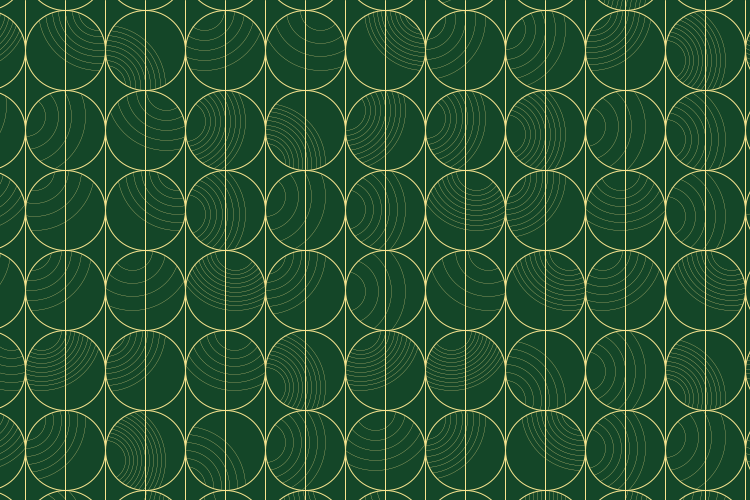
Frame 1 (no input)
Frame 60 (the mouse pressed at the canvas centre just before this capture): identical to frame 1, image omitted
Frame 120 (the mouse held since frame 60 and released just before this capture): identical to frame 1, image omitted

The Processing sketch that drew this single still picture (run headless with seeded random() and noise(); from frame 60 on, the mouse is pressed at the canvas centre):

// Processing sketch: S003_only_murders_in_the_building
// ── S003_only_murders_in_the_building.pde
color iro1,iro2;
float offx, offy;
int d;
int n;

//Sol sol;
ArrayList<Sol> soles;

void setup() {
  
  size(750,500);
  
 
  iro1 = color(20,70,40);
  iro2 = color(249,229,143);
  
  d = 40;

  offx = random(d);
  offy = random(d); 
 
  soles = new ArrayList<Sol>();
  
  int k=0;
  for (int i=-1; i<int(width/(2*d)+1); i++) {
    float xe = i*2*d + d + offx;
    for (int j=-1; j<int(height/(2*d)+1); j++) {
      float ye = j*2*d + d + offy;
      k += 1;
      soles.add(new Sol(k,d,xe,ye));
    }
  }
  println(soles.size());
  
}

void draw() {
 
  background(iro1);
  for (Sol sol: soles) {
    sol.debuxar();
  }
  
  noFill();
  stroke(iro2);
  strokeWeight(1);
  float xe, ye;
  for (int i=-1; i<int(width/(2*d)+1); i++) {
    xe = i*2*d + d + offx;
    for (int j=-1; j<int(height/(2*d)+1); j++) {
      ye = j*2*d + d + offy;
      circle(xe,ye,2*d);
    }
  }
  for (int i=0; i<int(width/d)+1; i++) {
      xe = i*2*d + offx;
      line(xe,0,xe,height);
      xe += d;
      line(xe,0,xe,height);
  }  
}

// ── Sol.pde
class Sol {
  
  int d;
  int dni;
  float x,y;
  PGraphics pg, mask;
  
  Sol(int _k, int _d, float _x, float _y) {
    x = int(_x);
    y = int(_y);
    d = _d;
    dni = _k;
    
    pg = createGraphics(2*d+1, 2*d+1);
    pg.beginDraw();
    pg.noStroke();
    pg.fill(iro1);
    pg.circle(d,d,2*d);
    pg.noFill();
    pg.rect(0,0,2*d,2*d);
    pg.noFill();
    pg.stroke(iro2);
    pg.strokeWeight(0.25);
    
    int _xyz = int(random(8))+4;
    PVector pos = random_point_in_square();
    
    for (int k=0; k<_xyz; k++) {
      float r = map(k,0,_xyz-1,3*d,d);
      pg.circle(pos.x,pos.y,r);
    }
    pg.endDraw();
    
    
    mask = createGraphics(2*d+1, 2*d+1);
    mask.beginDraw();
    mask.background(0);
    mask.fill(255);
    mask.circle(d,d,2*d);
    mask.endDraw();
    
    
    pg.mask(mask);
   
  }
  
  PVector random_point_in_square() {
    float _u = random(4); 
    int d1 = int(_u);
    float d3 = _u-int(_u);
    float x=0;
    float y=0;    
    if (d1==0) { 
      x = map(d3,0,1,0,2*d);
      y = 0;
    } else if (d1==1) {
      x = map(d3,0,1,0,2*d);
      y = n;
    } else if (d1==2) {
      y = map(d3,0,1,0,2*d);
      x = 0;
    } else if (d1==3) {
      y = map(d3,0,1,0,2*d);
      x = n;
    }
    return new PVector(x,y);
  }
  
  void debuxar() {
    imageMode(CENTER);
    image(pg,x,y);
    
    noFill();
    stroke(iro2);
  }
}
